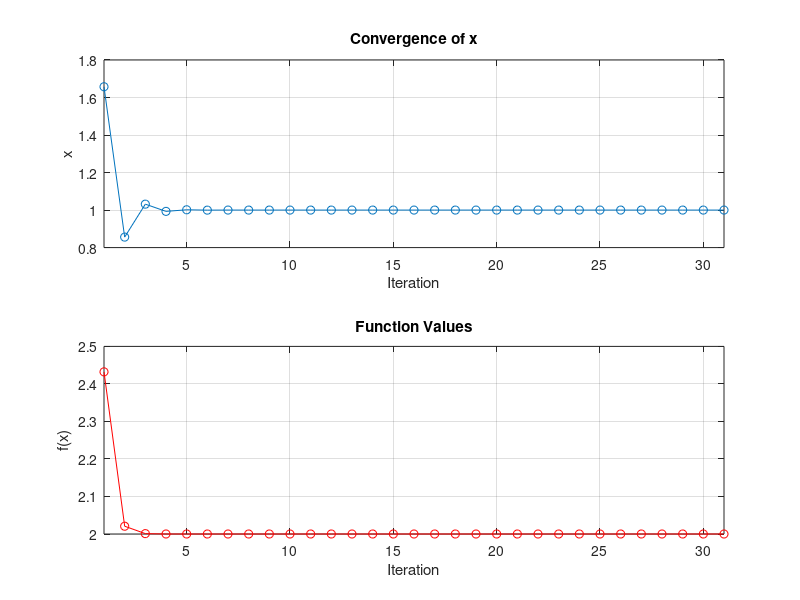

Here is the MATLAB script that generated this plot:
% Function we are starting with and listed in the assignment
f = @(x) x^2 - 2*x + 3;

% All the parameters
initial = -2; % Initial condition
learningrate = rand(); % Generates a random number between 0 and 1
iterations = randi([10, 50]); % Generates a random integer between 10 and 50 using rand (the coding language c++ has the same exact function with the same purpose, %which surprised me)

% As assignment states, this makes the search range from -2 to 3
lower = -2; % Lower bound of the search range
upper = 3; % Upper bound of the search range

% Initializes arrays to store results for  each point 
data = zeros(iterations, 1);
fvalues = zeros(iterations, 1);

% Gradient Descent Optimization is now gonna be implemented
x = initial;
for k = 1:iterations
% Ensure that x stays within the search range
x = max(min(x, upper), lower);
% Check the gradient of the function at the current spot
gradient = 2*x - 2;
% Update x value using the formula
x = x - learningrate * gradient;
% Store the data of iterations for plotting
data(k) = x;
fvalues(k) = f(x);
end

% Plot the optimization process
figure;
% Line plot to show the convergence
subplot(2, 1, 1);
plot(1:iterations, data, '-o');
title('Convergence of x');
xlabel('Iteration');
ylabel('x');
grid on;
xlim([1 iterations]); % Set the x-axis limits to show all iterations
% Dot plots to show data
subplot(2, 1, 2);
plot(1:iterations, fvalues, 'ro-');
title('Function Values');
xlabel('Iteration');
ylabel('f(x)');
grid on;
xlim([1 iterations]); % Set the x-axis limits to show all iterations
% Display the final result
fprintf('Optimal x: %.4f\n', x);
fprintf('Optimal f(x): %.4f\n', f(x));;
